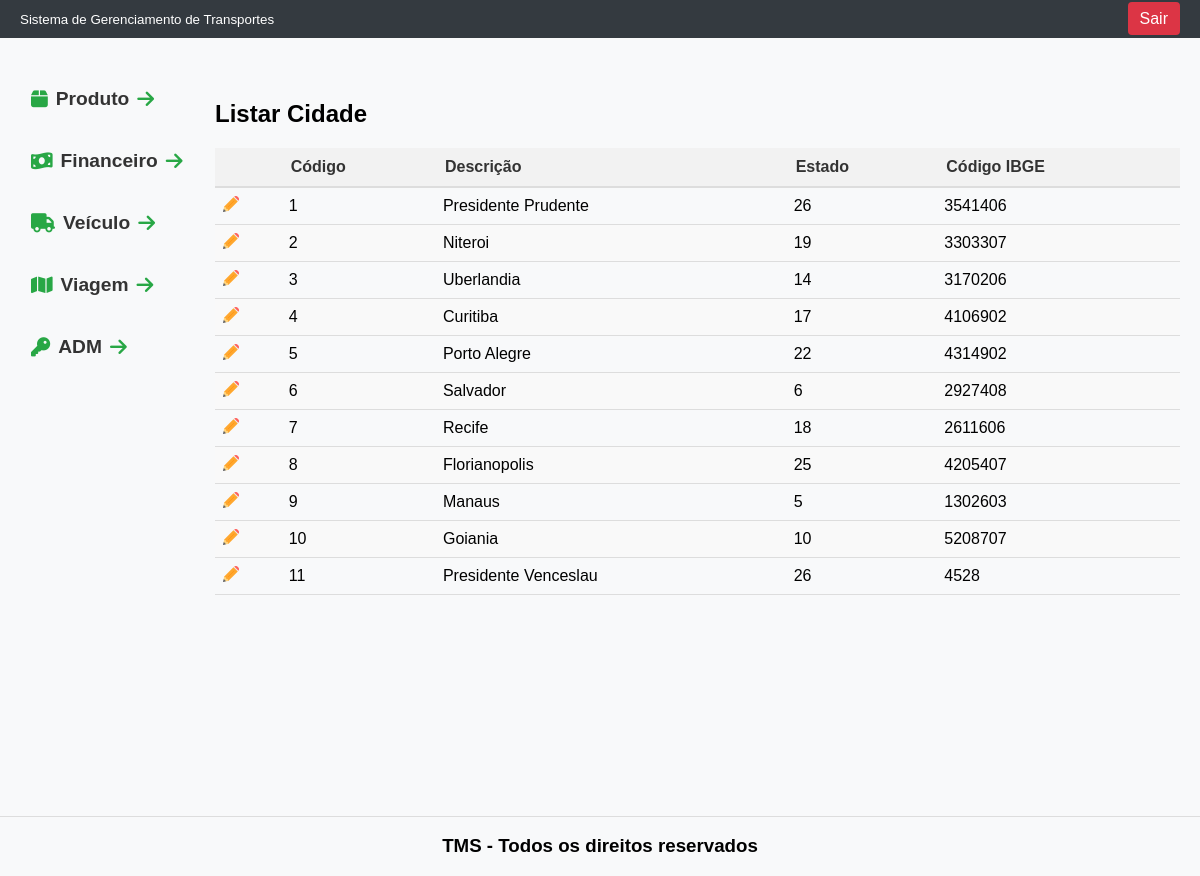
The page /tcc/cidade on the database as committed earlier.
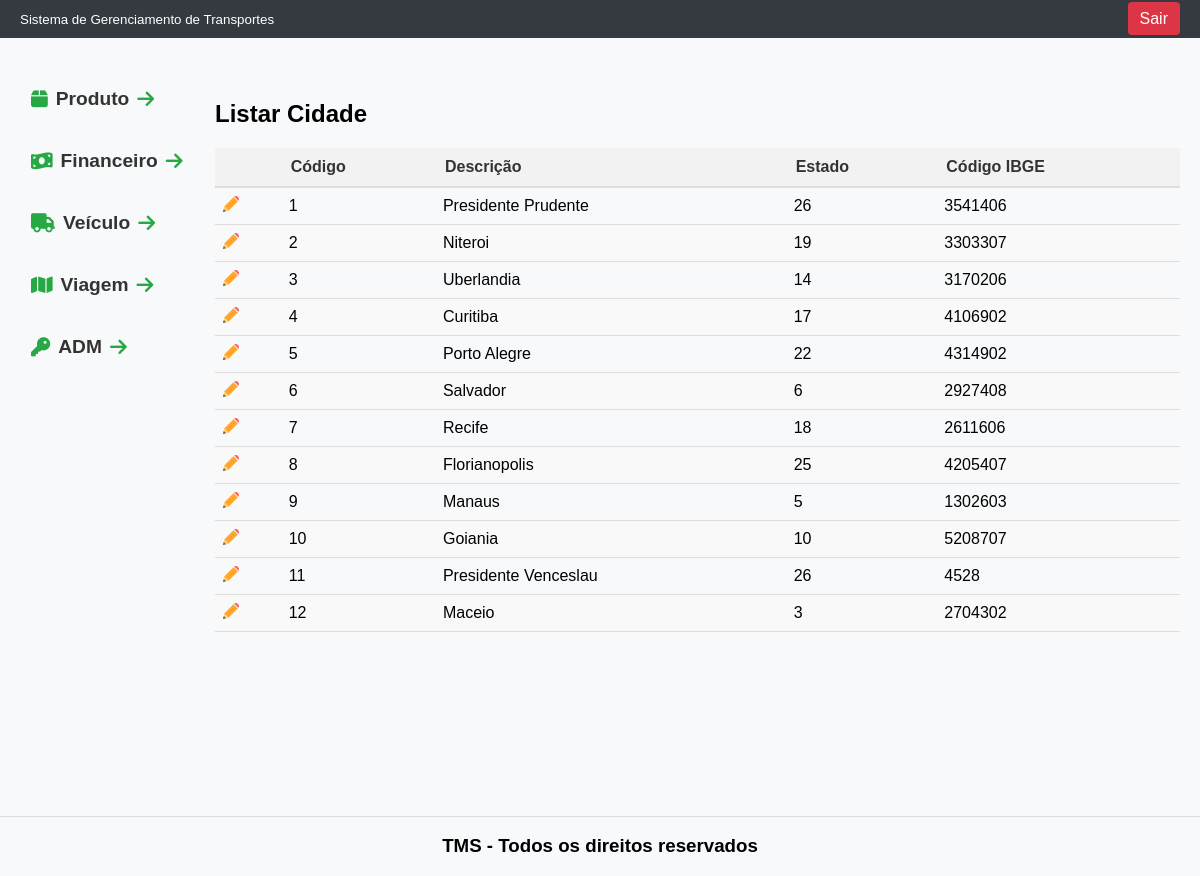
The same page on the database as committed later.
### tables this page shows
CREATE TABLE `cidade` (
  `id` int(11) NOT NULL,
  `id_estado` int(11) NOT NULL,
  `descricao` varchar(50) NOT NULL,
  `ibge` char(7) NOT NULL
);

### tcc/Controller/CidadeController.php (called while the page is built, shortened)
<?php
class CidadeController{
    public static function index(){
        $cidade_DAO = new CidadeDAO();
        $lista_cidade = $cidade_DAO->getAllRows();
        $total_cidade = count($lista_cidade);
        include 'View/modulos/cidade/listar_cidade.php';
    }
}

### tcc/index.php (called while the page is built, shortened)
<?php
include 'rotas.php';

### tcc/DAO/MySQL.php (called while the page is built)
<?php
class MySQL extends PDO{
    private $host       = "localhost";
    private $usuario    = "root";
    private $senha      = "";
    private $db         = "tcc";
    private $opcoes = array(PDO::ATTR_ERRMODE => PDO::ERRMODE_EXCEPTION);
    public function __construct(){
        $dsn = "mysql:host=".$this->host.";dbname=".$this->db;
        return parent::__construct($dsn, $this->usuario, $this->senha, $this->opcoes);
    }
}

### tcc/DAO/cidadeDAO.php (called while the page is built, shortened)
<?php
class CidadeDAO{
    private $conexao;
    public function __construct(){
        include_once "MySQL.php";
        $this->conexao = new MySQL();
    }
    public function getAllRows(){
        $stmt = $this->conexao->prepare("SELECT * FROM cidade");
        $stmt->execute();
        $arr_cid = array();
        while($f = $stmt->fetchObject()){
            $arr_cid[] = $f;
        }
        return $arr_cid;
    }
}

### tcc/View/modulos/cidade/listar_cidade.php (the view, shortened to what this page needs)
<!DOCTYPE html>
<html lang="en">
<head>
</head>
<body>
    <div class="header">
        <?php include PATH_VIEW . 'includes/cabecalho.php' ?>
    </div>
    <div class="container">
        <div class="menu">
            <?php include PATH_VIEW . 'includes/menu.php' ?>
        </div>
        <main>
            <div class="titulo-pagina">
                <h2>Listar Cidade</h2>
            </div>
            <table>
                <thead>
                    <tr>
                        <th></th>
                        <th>Código</th>
                        <th>Descrição</th>
                        <th>Estado</th>
                        <th>Código IBGE</th>
                    </tr>
                </thead>
                <tbody>
                    <?php for($i=0; $i<$total_cidade; $i++): ?>
                    <tr>
                        <td class="icon">
                            <a href="/tcc/cidade/ver?id=<?= $lista_cidade[$i]->id ?>">
                                <img title="Editar" src="/tcc/View/includes/imagem/lapis.png" alt="Ícone de Lápis">
                            </a>
                        </td>
                        <td><?= $lista_cidade[$i]->id ?></td>
                        <td><?= $lista_cidade[$i]->descricao ?></td>
                        <td><?= $lista_cidade[$i]->id_estado ?></td>
                        <td><?= $lista_cidade[$i]->ibge ?></td>
                    </tr>
                    <?php endfor; ?>
                </tbody>
            </table>
        </main>
    </div>
    <div class="footer">
        <?php include PATH_VIEW . 'includes/rodape.php' ?>
    </div>
</body>
</html>

Rows that differ between the two databases and show on the page:
added cidade: id "12", descricao "Maceio", id_estado "3", ibge "2704302"
